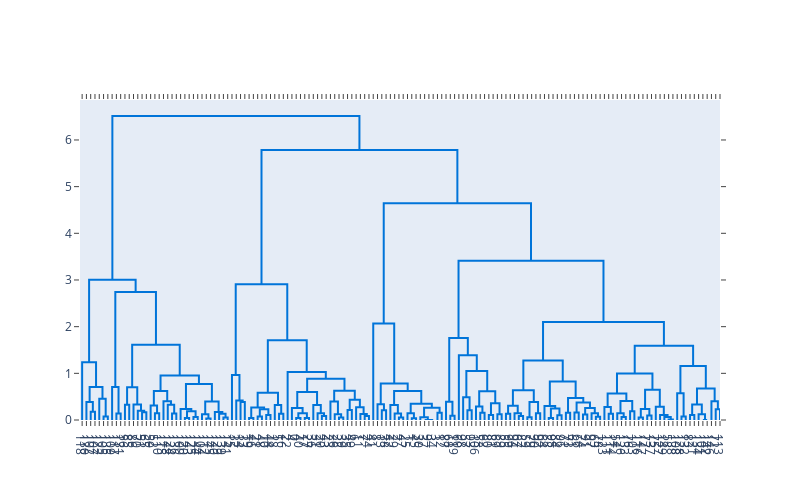

Notebook code cell kept with this figure:
### Code cell
# Create the dendrogram
fig = ff.create_dendrogram(iris_pca_df, color_threshold=0)
fig.update_layout(width=800, height=500)
fig.show()

### Figure 1 — Plotly figure (JSON) as saved in the notebook; plotly's stock layout.template omitted (floating-point values rounded to 4 significant figures; data arrays with more than 128 entries replaced by an {"elided": "..."} marker saying what was removed)
{"data": [{"hoverinfo": "text", "marker": {"color": "rgb(0,116,217)"}, "mode": "lines", "type": "scatter", "x": [25, 25, 35, 35], "xaxis": "x", "y": [0, 0.1742, 0.1742, 0], "yaxis": "y"}, {"hoverinfo": "text", "marker": {"color": "rgb(0,116,217)"}, "mode": "lines", "type": "scatter", "x": [15, 15, 30, 30], "xaxis": "x", "y": [0, 0.3837, 0.3837, 0.1742], "yaxis": "y"}, {"hoverinfo": "text", "marker": {"color": "rgb(0,116,217)"}, "mode": "lines", "type": "scatter", "x": [55, 55, 65, 65], "xaxis": "x", "y": [0, 0.07319, 0.07319, 0], "yaxis": "y"}, {"hoverinfo": "text", "marker": {"color": "rgb(0,116,217)"}, "mode": "lines", "type": "scatter", "x": [45, 45, 60, 60], "xaxis": "x", "y": [0, 0.4574, 0.4574, 0.07319], "yaxis": "y"}, {"hoverinfo": "text", "marker": {"color": "rgb(0,116,217)"}, "mode": "lines", "type": "scatter", "x": [22.5, 22.5, 52.5, 52.5], "xaxis": "x", "y": [0.3837, 0.7092, 0.7092, 0.4574], "yaxis": "y"}, {"hoverinfo": "text", "marker": {"color": "rgb(0,116,217)"}, "mode": "lines", "type": "scatter", "x": [5, 5, 37.5, 37.5], "xaxis": "x", "y": [0, 1.235, 1.235, 0.7092], "yaxis": "y"}, {"hoverinfo": "text", "marker": {"color": "rgb(0,116,217)"}, "mode": "lines", "type": "scatter", "x": [85, 85, 95, 95], "xaxis": "x", "y": [0, 0.1398, 0.1398, 0], "yaxis": "y"}, {"hoverinfo": "text", "marker": {"color": "rgb(0,116,217)"}, "mode": "lines", "type": "scatter", "x": [75, 75, 90, 90], "xaxis": "x", "y": [0, 0.7064, 0.7064, 0.1398], "yaxis": "y"}, {"hoverinfo": "text", "marker": {"color": "rgb(0,116,217)"}, "mode": "lines", "type": "scatter", "x": [105, 105, 115, 115], "xaxis": "x", "y": [0, 0.326, 0.326, 0], "yaxis": "y"}, {"hoverinfo": "text", "marker": {"color": "rgb(0,116,217)"}, "mode": "lines", "type": "scatter", "x": [145, 145, 155, 155], "xaxis": "x", "y": [0, 0.1686, 0.1686, 0], "yaxis": "y"}, {"hoverinfo": "text", "marker": {"color": "rgb(0,116,217)"}, "mode": "lines", "type": "scatter", "x": [135, 135, 150, 150], "xaxis": "x", "y": [0, 0.1963, 0.1963, 0.1686], "yaxis": "y"}, {"hoverinfo": "text", "marker": {"color": "rgb(0,116,217)"}, "mode": "lines", "type": "scatter", "x": [125, 125, 142.5, 142.5], "xaxis": "x", "y": [0, 0.3334, 0.3334, 0.1963], "yaxis": "y"}, {"hoverinfo": "text", "marker": {"color": "rgb(0,116,217)"}, "mode": "lines", "type": "scatter", "x": [110, 110, 133.8, 133.8], "xaxis": "x", "y": [0.326, 0.7017, 0.7017, 0.3334], "yaxis": "y"}, {"hoverinfo": "text", "marker": {"color": "rgb(0,116,217)"}, "mode": "lines", "type": "scatter", "x": [175, 175, 185, 185], "xaxis": "x", "y": [0, 0.1469, 0.1469, 0], "yaxis": "y"}, {"hoverinfo": "text", "marker": {"color": "rgb(0,116,217)"}, "mode": "lines", "type": "scatter", "x": [165, 165, 180, 180], "xaxis": "x", "y": [0, 0.3118, 0.3118, 0.1469], "yaxis": "y"}, {"hoverinfo": "text", "marker": {"color": "rgb(0,116,217)"}, "mode": "lines", "type": "scatter", "x": [215, 215, 225, 225], "xaxis": "x", "y": [0, 0.1371, 0.1371, 0], "yaxis": "y"}, {"hoverinfo": "text", "marker": {"color": "rgb(0,116,217)"}, "mode": "lines", "type": "scatter", "x": [205, 205, 220, 220], "xaxis": "x", "y": [0, 0.3279, 0.3279, 0.1371], "yaxis": "y"}, {"hoverinfo": "text", "marker": {"color": "rgb(0,116,217)"}, "mode": "lines", "type": "scatter", "x": [195, 195, 212.5, 212.5], "xaxis": "x", "y": [0, 0.4019, 0.4019, 0.3279], "yaxis": "y"}, {"hoverinfo": "text", "marker": {"color": "rgb(0,116,217)"}, "mode": "lines", "type": "scatter", "x": [172.5, 172.5, 203.8, 203.8], "xaxis": "x", "y": [0.3118, 0.619, 0.619, 0.4019], "yaxis": "y"}, {"hoverinfo": "text", "marker": {"color": "rgb(0,116,217)"}, "mode": "lines", "type": "scatter", "x": [245, 245, 255, 255], "xaxis": "x", "y": [0, 0.04281, 0.04281, 0], "yaxis": "y"}, {"hoverinfo": "text", "marker": {"color": "rgb(0,116,217)"}, "mode": "lines", "type": "scatter", "x": [265, 265, 275, 275], "xaxis": "x", "y": [0, 0.06307, 0.06307, 0], "yaxis": "y"}, {"hoverinfo": "text", "marker": {"color": "rgb(0,116,217)"}, "mode": "lines", "type": "scatter", "x": [250, 250, 270, 270], "xaxis": "x", "y": [0.04281, 0.1885, 0.1885, 0.06307], "yaxis": "y"}, {"hoverinfo": "text", "marker": {"color": "rgb(0,116,217)"}, "mode": "lines", "type": "scatter", "x": [235, 235, 260, 260], "xaxis": "x", "y": [0, 0.2345, 0.2345, 0.1885], "yaxis": "y"}, {"hoverinfo": "text", "marker": {"color": "rgb(0,116,217)"}, "mode": "lines", "type": "scatter", "x": [295, 295, 305, 305], "xaxis": "x", "y": [0, 0.03437, 0.03437, 0], "yaxis": "y"}, {"hoverinfo": "text", "marker": {"color": "rgb(0,116,217)"}, "mode": "lines", "type": "scatter", "x": [285, 285, 300, 300], "xaxis": "x", "y": [0, 0.1242, 0.1242, 0.03437], "yaxis": "y"}, {"hoverinfo": "text", "marker": {"color": "rgb(0,116,217)"}, "mode": "lines", "type": "scatter", "x": [335, 335, 345, 345], "xaxis": "x", "y": [0, 0.0514, 0.0514, 0], "yaxis": "y"}, {"hoverinfo": "text", "marker": {"color": "rgb(0,116,217)"}, "mode": "lines", "type": "scatter", "x": [325, 325, 340, 340], "xaxis": "x", "y": [0, 0.1362, 0.1362, 0.0514], "yaxis": "y"}, {"hoverinfo": "text", "marker": {"color": "rgb(0,116,217)"}, "mode": "lines", "type": "scatter", "x": [315, 315, 332.5, 332.5], "xaxis": "x", "y": [0, 0.174, 0.174, 0.1362], "yaxis": "y"}, {"hoverinfo": "text", "marker": {"color": "rgb(0,116,217)"}, "mode": "lines", "type": "scatter", "x": [292.5, 292.5, 323.8, 323.8], "xaxis": "x", "y": [0.1242, 0.3964, 0.3964, 0.174], "yaxis": "y"}, {"hoverinfo": "text", "marker": {"color": "rgb(0,116,217)"}, "mode": "lines", "type": "scatter", "x": [247.5, 247.5, 308.1, 308.1], "xaxis": "x", "y": [0.2345, 0.7691, 0.7691, 0.3964], "yaxis": "y"}, {"hoverinfo": "text", "marker": {"color": "rgb(0,116,217)"}, "mode": "lines", "type": "scatter", "x": [188.1, 188.1, 277.8, 277.8], "xaxis": "x", "y": [0.619, 0.9543, 0.9543, 0.7691], "yaxis": "y"}, {"hoverinfo": "text", "marker": {"color": "rgb(0,116,217)"}, "mode": "lines", "type": "scatter", "x": [121.9, 121.9, 233.0, 233.0], "xaxis": "x", "y": [0.7017, 1.612, 1.612, 0.9543], "yaxis": "y"}, {"hoverinfo": "text", "marker": {"color": "rgb(0,116,217)"}, "mode": "lines", "type": "scatter", "x": [82.5, 82.5, 177.4, 177.4], "xaxis": "x", "y": [0.7064, 2.744, 2.744, 1.612], "yaxis": "y"}, {"hoverinfo": "text", "marker": {"color": "rgb(0,116,217)"}, "mode": "lines", "type": "scatter", "x": [21.25, 21.25, 130.0, 130.0], "xaxis": "x", "y": [1.235, 3.002, 3.002, 2.744], "yaxis": "y"}, {"hoverinfo": "text", "marker": {"color": "rgb(0,116,217)"}, "mode": "lines", "type": "scatter", "x": [375, 375, 385, 385], "xaxis": "x", "y": [0, 0.3842, 0.3842, 0], "yaxis": "y"}, {"hoverinfo": "text", "marker": {"color": "rgb(0,116,217)"}, "mode": "lines", "type": "scatter", "x": [365, 365, 380, 380], "xaxis": "x", "y": [0, 0.4204, 0.4204, 0.3842], "yaxis": "y"}, {"hoverinfo": "text", "marker": {"color": "rgb(0,116,217)"}, "mode": "lines", "type": "scatter", "x": [355, 355, 372.5, 372.5], "xaxis": "x", "y": [0, 0.9625, 0.9625, 0.4204], "yaxis": "y"}, {"hoverinfo": "text", "marker": {"color": "rgb(0,116,217)"}, "mode": "lines", "type": "scatter", "x": [395, 395, 405, 405], "xaxis": "x", "y": [0, 0.04197, 0.04197, 0], "yaxis": "y"}, {"hoverinfo": "text", "marker": {"color": "rgb(0,116,217)"}, "mode": "lines", "type": "scatter", "x": [415, 415, 425, 425], "xaxis": "x", "y": [0, 0.07631, 0.07631, 0], "yaxis": "y"}, {"hoverinfo": "text", "marker": {"color": "rgb(0,116,217)"}, "mode": "lines", "type": "scatter", "x": [435, 435, 445, 445], "xaxis": "x", "y": [0, 0.1052, 0.1052, 0], "yaxis": "y"}, {"hoverinfo": "text", "marker": {"color": "rgb(0,116,217)"}, "mode": "lines", "type": "scatter", "x": [420, 420, 440, 440], "xaxis": "x", "y": [0.07631, 0.2303, 0.2303, 0.1052], "yaxis": "y"}, {"hoverinfo": "text", "marker": {"color": "rgb(0,116,217)"}, "mode": "lines", "type": "scatter", "x": [400, 400, 430, 430], "xaxis": "x", "y": [0.04197, 0.2655, 0.2655, 0.2303], "yaxis": "y"}, {"hoverinfo": "text", "marker": {"color": "rgb(0,116,217)"}, "mode": "lines", "type": "scatter", "x": [465, 465, 475, 475], "xaxis": "x", "y": [0, 0.1323, 0.1323, 0], "yaxis": "y"}, {"hoverinfo": "text", "marker": {"color": "rgb(0,116,217)"}, "mode": "lines", "type": "scatter", "x": [455, 455, 470, 470], "xaxis": "x", "y": [0, 0.3195, 0.3195, 0.1323], "yaxis": "y"}, {"hoverinfo": "text", "marker": {"color": "rgb(0,116,217)"}, "mode": "lines", "type": "scatter", "x": [415, 415, 462.5, 462.5], "xaxis": "x", "y": [0.2655, 0.5818, 0.5818, 0.3195], "yaxis": "y"}, {"hoverinfo": "text", "marker": {"color": "rgb(0,116,217)"}, "mode": "lines", "type": "scatter", "x": [505, 505, 515, 515], "xaxis": "x", "y": [0, 0.04365, 0.04365, 0], "yaxis": "y"}, {"hoverinfo": "text", "marker": {"color": "rgb(0,116,217)"}, "mode": "lines", "type": "scatter", "x": [525, 525, 535, 535], "xaxis": "x", "y": [0, 0.04365, 0.04365, 0], "yaxis": "y"}, {"hoverinfo": "text", "marker": {"color": "rgb(0,116,217)"}, "mode": "lines", "type": "scatter", "x": [510, 510, 530, 530], "xaxis": "x", "y": [0.04365, 0.1451, 0.1451, 0.04365], "yaxis": "y"}, {"hoverinfo": "text", "marker": {"color": "rgb(0,116,217)"}, "mode": "lines", "type": "scatter", "x": [495, 495, 520, 520], "xaxis": "x", "y": [0, 0.2553, 0.2553, 0.1451], "yaxis": "y"}, {"hoverinfo": "text", "marker": {"color": "rgb(0,116,217)"}, "mode": "lines", "type": "scatter", "x": [565, 565, 575, 575], "xaxis": "x", "y": [0, 0.08338, 0.08338, 0], "yaxis": "y"}, {"hoverinfo": "text", "marker": {"color": "rgb(0,116,217)"}, "mode": "lines", "type": "scatter", "x": [555, 555, 570, 570], "xaxis": "x", "y": [0, 0.1422, 0.1422, 0.08338], "yaxis": "y"}, {"hoverinfo": "text", "marker": {"color": "rgb(0,116,217)"}, "mode": "lines", "type": "scatter", "x": [545, 545, 562.5, 562.5], "xaxis": "x", "y": [0, 0.3203, 0.3203, 0.1422], "yaxis": "y"}, {"hoverinfo": "text", "marker": {"color": "rgb(0,116,217)"}, "mode": "lines", "type": "scatter", "x": [507.5, 507.5, 553.8, 553.8], "xaxis": "x", "y": [0.2553, 0.6023, 0.6023, 0.3203], "yaxis": "y"}, {"hoverinfo": "text", "marker": {"color": "rgb(0,116,217)"}, "mode": "lines", "type": "scatter", "x": [605, 605, 615, 615], "xaxis": "x", "y": [0, 0.05332, 0.05332, 0], "yaxis": "y"}, {"hoverinfo": "text", "marker": {"color": "rgb(0,116,217)"}, "mode": "lines", "type": "scatter", "x": [595, 595, 610, 610], "xaxis": "x", "y": [0, 0.1215, 0.1215, 0.05332], "yaxis": "y"}, {"hoverinfo": "text", "marker": {"color": "rgb(0,116,217)"}, "mode": "lines", "type": "scatter", "x": [585, 585, 602.5, 602.5], "xaxis": "x", "y": [0, 0.3965, 0.3965, 0.1215], "yaxis": "y"}, {"hoverinfo": "text", "marker": {"color": "rgb(0,116,217)"}, "mode": "lines", "type": "scatter", "x": [625, 625, 635, 635], "xaxis": "x", "y": [0, 0.2166, 0.2166, 0], "yaxis": "y"}, {"hoverinfo": "text", "marker": {"color": "rgb(0,116,217)"}, "mode": "lines", "type": "scatter", "x": [665, 665, 675, 675], "xaxis": "x", "y": [0, 0.08561, 0.08561, 0], "yaxis": "y"}, {"hoverinfo": "text", "marker": {"color": "rgb(0,116,217)"}, "mode": "lines", "type": "scatter", "x": [655, 655, 670, 670], "xaxis": "x", "y": [0, 0.1291, 0.1291, 0.08561], "yaxis": "y"}, {"hoverinfo": "text", "marker": {"color": "rgb(0,116,217)"}, "mode": "lines", "type": "scatter", "x": [645, 645, 662.5, 662.5], "xaxis": "x", "y": [0, 0.2736, 0.2736, 0.1291], "yaxis": "y"}, {"hoverinfo": "text", "marker": {"color": "rgb(0,116,217)"}, "mode": "lines", "type": "scatter", "x": [630, 630, 653.8, 653.8], "xaxis": "x", "y": [0.2166, 0.4325, 0.4325, 0.2736], "yaxis": "y"}, {"hoverinfo": "text", "marker": {"color": "rgb(0,116,217)"}, "mode": "lines", "type": "scatter", "x": [593.8, 593.8, 641.9, 641.9], "xaxis": "x", "y": [0.3965, 0.6261, 0.6261, 0.4325], "yaxis": "y"}, {"hoverinfo": "text", "marker": {"color": "rgb(0,116,217)"}, "mode": "lines", "type": "scatter", "x": [530.6, 530.6, 617.8, 617.8], "xaxis": "x", "y": [0.6023, 0.8851, 0.8851, 0.6261], "yaxis": "y"}, {"hoverinfo": "text", "marker": {"color": "rgb(0,116,217)"}, "mode": "lines", "type": "scatter", "x": [485, 485, 574.2, 574.2], "xaxis": "x", "y": [0, 1.028, 1.028, 0.8851], "yaxis": "y"}, {"hoverinfo": "text", "marker": {"color": "rgb(0,116,217)"}, "mode": "lines", "type": "scatter", "x": [438.8, 438.8, 529.6, 529.6], "xaxis": "x", "y": [0.5818, 1.709, 1.709, 1.028], "yaxis": "y"}, {"hoverinfo": "text", "marker": {"color": "rgb(0,116,217)"}, "mode": "lines", "type": "scatter", "x": [363.8, 363.8, 484.2, 484.2], "xaxis": "x", "y": [0.9625, 2.907, 2.907, 1.709], "yaxis": "y"}, {"hoverinfo": "text", "marker": {"color": "rgb(0,116,217)"}, "mode": "lines", "type": "scatter", "x": [705, 705, 715, 715], "xaxis": "x", "y": [0, 0.2113, 0.2113, 0], "yaxis": "y"}, {"hoverinfo": "text", "marker": {"color": "rgb(0,116,217)"}, "mode": "lines", "type": "scatter", "x": [695, 695, 710, 710], "xaxis": "x", "y": [0, 0.3366, 0.3366, 0.2113], "yaxis": "y"}, {"hoverinfo": "text", "marker": {"color": "rgb(0,116,217)"}, "mode": "lines", "type": "scatter", "x": [745, 745, 755, 755], "xaxis": "x", "y": [0, 0.05332, 0.05332, 0], "yaxis": "y"}, {"hoverinfo": "text", "marker": {"color": "rgb(0,116,217)"}, "mode": "lines", "type": "scatter", "x": [735, 735, 750, 750], "xaxis": "x", "y": [0, 0.1378, 0.1378, 0.05332], "yaxis": "y"}, {"hoverinfo": "text", "marker": {"color": "rgb(0,116,217)"}, "mode": "lines", "type": "scatter", "x": [725, 725, 742.5, 742.5], "xaxis": "x", "y": [0, 0.3207, 0.3207, 0.1378], "yaxis": "y"}, {"hoverinfo": "text", "marker": {"color": "rgb(0,116,217)"}, "mode": "lines", "type": "scatter", "x": [775, 775, 785, 785], "xaxis": "x", "y": [0, 0.03815, 0.03815, 0], "yaxis": "y"}, {"hoverinfo": "text", "marker": {"color": "rgb(0,116,217)"}, "mode": "lines", "type": "scatter", "x": [765, 765, 780, 780], "xaxis": "x", "y": [0, 0.1451, 0.1451, 0.03815], "yaxis": "y"}, {"hoverinfo": "text", "marker": {"color": "rgb(0,116,217)"}, "mode": "lines", "type": "scatter", "x": [815, 815, 825, 825], "xaxis": "x", "y": [0, 0, 0, 0], "yaxis": "y"}, {"hoverinfo": "text", "marker": {"color": "rgb(0,116,217)"}, "mode": "lines", "type": "scatter", "x": [805, 805, 820, 820], "xaxis": "x", "y": [0, 0, 0, 0], "yaxis": "y"}, {"hoverinfo": "text", "marker": {"color": "rgb(0,116,217)"}, "mode": "lines", "type": "scatter", "x": [795, 795, 812.5, 812.5], "xaxis": "x", "y": [0, 0.05651, 0.05651, 0], "yaxis": "y"}, {"hoverinfo": "text", "marker": {"color": "rgb(0,116,217)"}, "mode": "lines", "type": "scatter", "x": [835, 835, 845, 845], "xaxis": "x", "y": [0, 0.1559, 0.1559, 0], "yaxis": "y"}, {"hoverinfo": "text", "marker": {"color": "rgb(0,116,217)"}, "mode": "lines", "type": "scatter", "x": [803.8, 803.8, 840, 840], "xaxis": "x", "y": [0.05651, 0.2629, 0.2629, 0.1559], "yaxis": "y"}, {"hoverinfo": "text", "marker": {"color": "rgb(0,116,217)"}, "mode": "lines", "type": "scatter", "x": [772.5, 772.5, 821.9, 821.9], "xaxis": "x", "y": [0.1451, 0.3487, 0.3487, 0.2629], "yaxis": "y"}, {"hoverinfo": "text", "marker": {"color": "rgb(0,116,217)"}, "mode": "lines", "type": "scatter", "x": [733.8, 733.8, 797.2, 797.2], "xaxis": "x", "y": [0.3207, 0.6203, 0.6203, 0.3487], "yaxis": "y"}, {"hoverinfo": "text", "marker": {"color": "rgb(0,116,217)"}, "mode": "lines", "type": "scatter", "x": [702.5, 702.5, 765.5, 765.5], "xaxis": "x", "y": [0.3366, 0.7837, 0.7837, 0.6203], "yaxis": "y"}, {"hoverinfo": "text", "marker": {"color": "rgb(0,116,217)"}, "mode": "lines", "type": "scatter", "x": [685, 685, 734.0, 734.0], "xaxis": "x", "y": [0, 2.07, 2.07, 0.7837], "yaxis": "y"}, {"hoverinfo": "text", "marker": {"color": "rgb(0,116,217)"}, "mode": "lines", "type": "scatter", "x": [865, 865, 875, 875], "xaxis": "x", "y": [0, 0.09268, 0.09268, 0], "yaxis": "y"}, {"hoverinfo": "text", "marker": {"color": "rgb(0,116,217)"}, "mode": "lines", "type": "scatter", "x": [855, 855, 870, 870], "xaxis": "x", "y": [0, 0.3915, 0.3915, 0.09268], "yaxis": "y"}, {"hoverinfo": "text", "marker": {"color": "rgb(0,116,217)"}, "mode": "lines", "type": "scatter", "x": [905, 905, 915, 915], "xaxis": "x", "y": [0, 0.2098, 0.2098, 0], "yaxis": "y"}, {"hoverinfo": "text", "marker": {"color": "rgb(0,116,217)"}, "mode": "lines", "type": "scatter", "x": [895, 895, 910, 910], "xaxis": "x", "y": [0, 0.4857, 0.4857, 0.2098], "yaxis": "y"}, {"hoverinfo": "text", "marker": {"color": "rgb(0,116,217)"}, "mode": "lines", "type": "scatter", "x": [935, 935, 945, 945], "xaxis": "x", "y": [0, 0.155, 0.155, 0], "yaxis": "y"}, {"hoverinfo": "text", "marker": {"color": "rgb(0,116,217)"}, "mode": "lines", "type": "scatter", "x": [925, 925, 940, 940], "xaxis": "x", "y": [0, 0.2872, 0.2872, 0.155], "yaxis": "y"}, {"hoverinfo": "text", "marker": {"color": "rgb(0,116,217)"}, "mode": "lines", "type": "scatter", "x": [955, 955, 965, 965], "xaxis": "x", "y": [0, 0.1079, 0.1079, 0], "yaxis": "y"}, {"hoverinfo": "text", "marker": {"color": "rgb(0,116,217)"}, "mode": "lines", "type": "scatter", "x": [975, 975, 985, 985], "xaxis": "x", "y": [0, 0.1215, 0.1215, 0], "yaxis": "y"}, {"hoverinfo": "text", "marker": {"color": "rgb(0,116,217)"}, "mode": "lines", "type": "scatter", "x": [960, 960, 980, 980], "xaxis": "x", "y": [0.1079, 0.3572, 0.3572, 0.1215], "yaxis": "y"}, {"hoverinfo": "text", "marker": {"color": "rgb(0,116,217)"}, "mode": "lines", "type": "scatter", "x": [932.5, 932.5, 970, 970], "xaxis": "x", "y": [0.2872, 0.6133, 0.6133, 0.3572], "yaxis": "y"}, {"hoverinfo": "text", "marker": {"color": "rgb(0,116,217)"}, "mode": "lines", "type": "scatter", "x": [902.5, 902.5, 951.2, 951.2], "xaxis": "x", "y": [0.4857, 1.052, 1.052, 0.6133], "yaxis": "y"}, {"hoverinfo": "text", "marker": {"color": "rgb(0,116,217)"}, "mode": "lines", "type": "scatter", "x": [885, 885, 926.9, 926.9], "xaxis": "x", "y": [0, 1.387, 1.387, 1.052], "yaxis": "y"}, {"hoverinfo": "text", "marker": {"color": "rgb(0,116,217)"}, "mode": "lines", "type": "scatter", "x": [862.5, 862.5, 905.9, 905.9], "xaxis": "x", "y": [0.3915, 1.757, 1.757, 1.387], "yaxis": "y"}, {"hoverinfo": "text", "marker": {"color": "rgb(0,116,217)"}, "mode": "lines", "type": "scatter", "x": [995, 995, 1005, 1005], "xaxis": "x", "y": [0, 0.1323, 0.1323, 0], "yaxis": "y"}, {"hoverinfo": "text", "marker": {"color": "rgb(0,116,217)"}, "mode": "lines", "type": "scatter", "x": [1025, 1025, 1035, 1035], "xaxis": "x", "y": [0, 0.08393, 0.08393, 0], "yaxis": "y"}, {"hoverinfo": "text", "marker": {"color": "rgb(0,116,217)"}, "mode": "lines", "type": "scatter", "x": [1015, 1015, 1030, 1030], "xaxis": "x", "y": [0, 0.1442, 0.1442, 0.08393], "yaxis": "y"}, {"hoverinfo": "text", "marker": {"color": "rgb(0,116,217)"}, "mode": "lines", "type": "scatter", "x": [1000, 1000, 1022.0, 1022.0], "xaxis": "x", "y": [0.1323, 0.3054, 0.3054, 0.1442], "yaxis": "y"}, {"hoverinfo": "text", "marker": {"color": "rgb(0,116,217)"}, "mode": "lines", "type": "scatter", "x": [1045, 1045, 1055, 1055], "xaxis": "x", "y": [0, 0.05919, 0.05919, 0], "yaxis": "y"}, {"hoverinfo": "text", "marker": {"color": "rgb(0,116,217)"}, "mode": "lines", "type": "scatter", "x": [1065, 1065, 1075, 1075], "xaxis": "x", "y": [0, 0.1427, 0.1427, 0], "yaxis": "y"}, {"hoverinfo": "text", "marker": {"color": "rgb(0,116,217)"}, "mode": "lines", "type": "scatter", "x": [1050, 1050, 1070, 1070], "xaxis": "x", "y": [0.05919, 0.3834, 0.3834, 0.1427], "yaxis": "y"}, {"hoverinfo": "text", "marker": {"color": "rgb(0,116,217)"}, "mode": "lines", "type": "scatter", "x": [1011.0, 1011.0, 1060, 1060], "xaxis": "x", "y": [0.3054, 0.6354, 0.6354, 0.3834], "yaxis": "y"}, {"hoverinfo": "text", "marker": {"color": "rgb(0,116,217)"}, "mode": "lines", "type": "scatter", "x": [1095, 1095, 1105, 1105], "xaxis": "x", "y": [0, 0.04365, 0.04365, 0], "yaxis": "y"}, {"hoverinfo": "text", "marker": {"color": "rgb(0,116,217)"}, "mode": "lines", "type": "scatter", "x": [1115, 1115, 1125, 1125], "xaxis": "x", "y": [0, 0.09968, 0.09968, 0], "yaxis": "y"}, {"hoverinfo": "text", "marker": {"color": "rgb(0,116,217)"}, "mode": "lines", "type": "scatter", "x": [1100, 1100, 1120, 1120], "xaxis": "x", "y": [0.04365, 0.2461, 0.2461, 0.09968], "yaxis": "y"}, {"hoverinfo": "text", "marker": {"color": "rgb(0,116,217)"}, "mode": "lines", "type": "scatter", "x": [1085, 1085, 1110, 1110], "xaxis": "x", "y": [0, 0.3, 0.3, 0.2461], "yaxis": "y"}, {"hoverinfo": "text", "marker": {"color": "rgb(0,116,217)"}, "mode": "lines", "type": "scatter", "x": [1135, 1135, 1145, 1145], "xaxis": "x", "y": [0, 0.157, 0.157, 0], "yaxis": "y"}, {"hoverinfo": "text", "marker": {"color": "rgb(0,116,217)"}, "mode": "lines", "type": "scatter", "x": [1155, 1155, 1165, 1165], "xaxis": "x", "y": [0, 0.16, 0.16, 0], "yaxis": "y"}, {"hoverinfo": "text", "marker": {"color": "rgb(0,116,217)"}, "mode": "lines", "type": "scatter", "x": [1175, 1175, 1185, 1185], "xaxis": "x", "y": [0, 0.1194, 0.1194, 0], "yaxis": "y"}, {"hoverinfo": "text", "marker": {"color": "rgb(0,116,217)"}, "mode": "lines", "type": "scatter", "x": [1205, 1205, 1215, 1215], "xaxis": "x", "y": [0, 0.0674, 0.0674, 0], "yaxis": "y"}, {"hoverinfo": "text", "marker": {"color": "rgb(0,116,217)"}, "mode": "lines", "type": "scatter", "x": [1195, 1195, 1210, 1210], "xaxis": "x", "y": [0, 0.1467, 0.1467, 0.0674], "yaxis": "y"}, {"hoverinfo": "text", "marker": {"color": "rgb(0,116,217)"}, "mode": "lines", "type": "scatter", "x": [1180, 1180, 1202.0, 1202.0], "xaxis": "x", "y": [0.1194, 0.2549, 0.2549, 0.1467], "yaxis": "y"}, {"hoverinfo": "text", "marker": {"color": "rgb(0,116,217)"}, "mode": "lines", "type": "scatter", "x": [1160, 1160, 1191.0, 1191.0], "xaxis": "x", "y": [0.16, 0.3747, 0.3747, 0.2549], "yaxis": "y"}, {"hoverinfo": "text", "marker": {"color": "rgb(0,116,217)"}, "mode": "lines", "type": "scatter", "x": [1140, 1140, 1176.0, 1176.0], "xaxis": "x", "y": [0.157, 0.4691, 0.4691, 0.3747], "yaxis": "y"}, {"hoverinfo": "text", "marker": {"color": "rgb(0,116,217)"}, "mode": "lines", "type": "scatter", "x": [1098.0, 1098.0, 1158.0, 1158.0], "xaxis": "x", "y": [0.3, 0.825, 0.825, 0.4691], "yaxis": "y"}, {"hoverinfo": "text", "marker": {"color": "rgb(0,116,217)"}, "mode": "lines", "type": "scatter", "x": [1036.0, 1036.0, 1128.0, 1128.0], "xaxis": "x", "y": [0.6354, 1.275, 1.275, 0.825], "yaxis": "y"}, {"hoverinfo": "text", "marker": {"color": "rgb(0,116,217)"}, "mode": "lines", "type": "scatter", "x": [1235, 1235, 1245, 1245], "xaxis": "x", "y": [0, 0.1359, 0.1359, 0], "yaxis": "y"}, {"hoverinfo": "text", "marker": {"color": "rgb(0,116,217)"}, "mode": "lines", "type": "scatter", "x": [1225, 1225, 1240, 1240], "xaxis": "x", "y": [0, 0.2761, 0.2761, 0.1359], "yaxis": "y"}, {"hoverinfo": "text", "marker": {"color": "rgb(0,116,217)"}, "mode": "lines", "type": "scatter", "x": [1265, 1265, 1275, 1275], "xaxis": "x", "y": [0, 0.06482, 0.06482, 0], "yaxis": "y"}, {"hoverinfo": "text", "marker": {"color": "rgb(0,116,217)"}, "mode": "lines", "type": "scatter", "x": [1255, 1255, 1270, 1270], "xaxis": "x", "y": [0, 0.1461, 0.1461, 0.06482], "yaxis": "y"}, {"hoverinfo": "text", "marker": {"color": "rgb(0,116,217)"}, "mode": "lines", "type": "scatter", "x": [1285, 1285, 1295, 1295], "xaxis": "x", "y": [0, 0.1873, 0.1873, 0], "yaxis": "y"}, {"hoverinfo": "text", "marker": {"color": "rgb(0,116,217)"}, "mode": "lines", "type": "scatter", "x": [1262.0, 1262.0, 1290, 1290], "xaxis": "x", "y": [0.1461, 0.4095, 0.4095, 0.1873], "yaxis": "y"}, {"hoverinfo": "text", "marker": {"color": "rgb(0,116,217)"}, "mode": "lines", "type": "scatter", "x": [1232.0, 1232.0, 1276.0, 1276.0], "xaxis": "x", "y": [0.2761, 0.5692, 0.5692, 0.4095], "yaxis": "y"}, {"hoverinfo": "text", "marker": {"color": "rgb(0,116,217)"}, "mode": "lines", "type": "scatter", "x": [1305, 1305, 1315, 1315], "xaxis": "x", "y": [0, 0.0514, 0.0514, 0], "yaxis": "y"}, {"hoverinfo": "text", "marker": {"color": "rgb(0,116,217)"}, "mode": "lines", "type": "scatter", "x": [1325, 1325, 1335, 1335], "xaxis": "x", "y": [0, 0.0941, 0.0941, 0], "yaxis": "y"}, {"hoverinfo": "text", "marker": {"color": "rgb(0,116,217)"}, "mode": "lines", "type": "scatter", "x": [1310, 1310, 1330, 1330], "xaxis": "x", "y": [0.0514, 0.2332, 0.2332, 0.0941], "yaxis": "y"}, {"hoverinfo": "text", "marker": {"color": "rgb(0,116,217)"}, "mode": "lines", "type": "scatter", "x": [1375, 1375, 1385, 1385], "xaxis": "x", "y": [0, 0.01145, 0.01145, 0], "yaxis": "y"}, {"hoverinfo": "text", "marker": {"color": "rgb(0,116,217)"}, "mode": "lines", "type": "scatter", "x": [1365, 1365, 1380, 1380], "xaxis": "x", "y": [0, 0.06215, 0.06215, 0.01145], "yaxis": "y"}, {"hoverinfo": "text", "marker": {"color": "rgb(0,116,217)"}, "mode": "lines", "type": "scatter", "x": [1355, 1355, 1372.0, 1372.0], "xaxis": "x", "y": [0, 0.1069, 0.1069, 0.06215], "yaxis": "y"}, {"hoverinfo": "text", "marker": {"color": "rgb(0,116,217)"}, "mode": "lines", "type": "scatter", "x": [1345, 1345, 1364.0, 1364.0], "xaxis": "x", "y": [0, 0.2861, 0.2861, 0.1069], "yaxis": "y"}, {"hoverinfo": "text", "marker": {"color": "rgb(0,116,217)"}, "mode": "lines", "type": "scatter", "x": [1320, 1320, 1354.0, 1354.0], "xaxis": "x", "y": [0.2332, 0.6475, 0.6475, 0.2861], "yaxis": "y"}, {"hoverinfo": "text", "marker": {"color": "rgb(0,116,217)"}, "mode": "lines", "type": "scatter", "x": [1254.0, 1254.0, 1337.0, 1337.0], "xaxis": "x", "y": [0.5692, 0.9937, 0.9937, 0.6475], "yaxis": "y"}, {"hoverinfo": "text", "marker": {"color": "rgb(0,116,217)"}, "mode": "lines", "type": "scatter", "x": [1405, 1405, 1415, 1415], "xaxis": "x", "y": [0, 0.07486, 0.07486, 0], "yaxis": "y"}, {"hoverinfo": "text", "marker": {"color": "rgb(0,116,217)"}, "mode": "lines", "type": "scatter", "x": [1395, 1395, 1410, 1410], "xaxis": "x", "y": [0, 0.5728, 0.5728, 0.07486], "yaxis": "y"}, {"hoverinfo": "text", "marker": {"color": "rgb(0,116,217)"}, "mode": "lines", "type": "scatter", "x": [1425, 1425, 1435, 1435], "xaxis": "x", "y": [0, 0.1057, 0.1057, 0], "yaxis": "y"}, {"hoverinfo": "text", "marker": {"color": "rgb(0,116,217)"}, "mode": "lines", "type": "scatter", "x": [1455, 1455, 1465, 1465], "xaxis": "x", "y": [0, 0, 0, 0], "yaxis": "y"}, {"hoverinfo": "text", "marker": {"color": "rgb(0,116,217)"}, "mode": "lines", "type": "scatter", "x": [1445, 1445, 1460, 1460], "xaxis": "x", "y": [0, 0.124, 0.124, 0], "yaxis": "y"}, {"hoverinfo": "text", "marker": {"color": "rgb(0,116,217)"}, "mode": "lines", "type": "scatter", "x": [1430, 1430, 1452.0, 1452.0], "xaxis": "x", "y": [0.1057, 0.3324, 0.3324, 0.124], "yaxis": "y"}, {"hoverinfo": "text", "marker": {"color": "rgb(0,116,217)"}, "mode": "lines", "type": "scatter", "x": [1485, 1485, 1495, 1495], "xaxis": "x", "y": [0, 0.2279, 0.2279, 0], "yaxis": "y"}, {"hoverinfo": "text", "marker": {"color": "rgb(0,116,217)"}, "mode": "lines", "type": "scatter", "x": [1475, 1475, 1490, 1490], "xaxis": "x", "y": [0, 0.4024, 0.4024, 0.2279], "yaxis": "y"}, {"hoverinfo": "text", "marker": {"color": "rgb(0,116,217)"}, "mode": "lines", "type": "scatter", "x": [1441.0, 1441.0, 1482.0, 1482.0], "xaxis": "x", "y": [0.3324, 0.6733, 0.6733, 0.4024], "yaxis": "y"}, {"hoverinfo": "text", "marker": {"color": "rgb(0,116,217)"}, "mode": "lines", "type": "scatter", "x": [1402.0, 1402.0, 1462.0, 1462.0], "xaxis": "x", "y": [0.5728, 1.155, 1.155, 0.6733], "yaxis": "y"}, {"hoverinfo": "text", "marker": {"color": "rgb(0,116,217)"}, "mode": "lines", "type": "scatter", "x": [1296.0, 1296.0, 1432.0, 1432.0], "xaxis": "x", "y": [0.9937, 1.592, 1.592, 1.155], "yaxis": "y"}, {"hoverinfo": "text", "marker": {"color": "rgb(0,116,217)"}, "mode": "lines", "type": "scatter", "x": [1082.0, 1082.0, 1364.0, 1364.0], "xaxis": "x", "y": [1.275, 2.098, 2.098, 1.592], "yaxis": "y"}, {"hoverinfo": "text", "marker": {"color": "rgb(0,116,217)"}, "mode": "lines", "type": "scatter", "x": [884.2, 884.2, 1223.0, 1223.0], "xaxis": "x", "y": [1.757, 3.414, 3.414, 2.098], "yaxis": "y"}, {"hoverinfo": "text", "marker": {"color": "rgb(0,116,217)"}, "mode": "lines", "type": "scatter", "x": [709.5, 709.5, 1054.0, 1054.0], "xaxis": "x", "y": [2.07, 4.646, 4.646, 3.414], "yaxis": "y"}, {"hoverinfo": "text", "marker": {"color": "rgb(0,116,217)"}, "mode": "lines", "type": "scatter", "x": [424.0, 424.0, 881.5, 881.5], "xaxis": "x", "y": [2.907, 5.786, 5.786, 4.646], "yaxis": "y"}, {"hoverinfo": "text", "marker": {"color": "rgb(0,116,217)"}, "mode": "lines", "type": "scatter", "x": [75.61, 75.61, 652.7, 652.7], "xaxis": "x", "y": [3.002, 6.514, 6.514, 5.786], "yaxis": "y"}], "layout": {"autosize": false, "height": 500, "hovermode": "closest", "showlegend": false, "width": 800, "xaxis": {"mirror": "allticks", "rangemode": "tozero", "showgrid": false, "showline": true, "showticklabels": true, "tickmode": "array", "ticks": "outside", "ticktext": {"elided": "150 str values"}, "tickvals": {"elided": "150 int values"}, "type": "linear", "zeroline": false}, "yaxis": {"mirror": "allticks", "rangemode": "tozero", "showgrid": false, "showline": true, "showticklabels": true, "ticks": "outside", "type": "linear", "zeroline": false}}}
